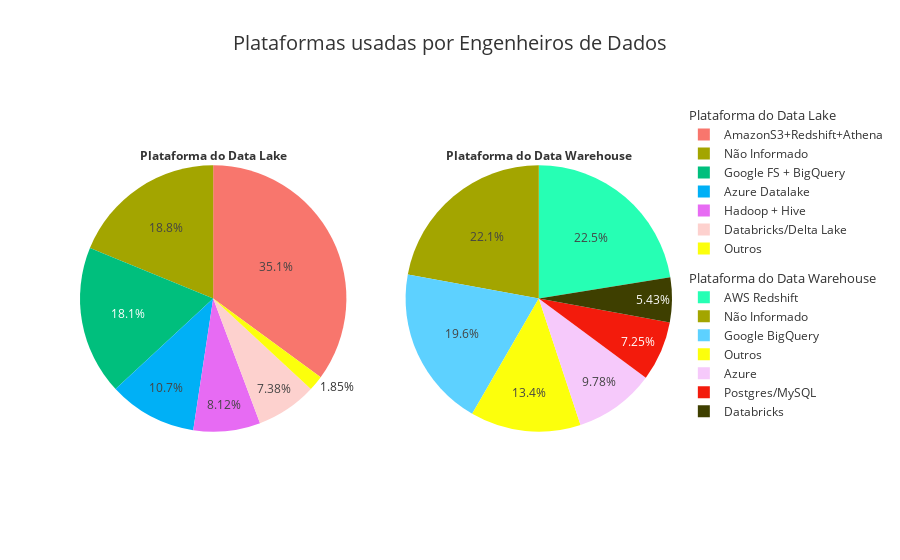

Notebook code for this chart:
### Code cell
# Plote de 2 gráficos de pizza para plataformas usadas por Engenheiros de Dados
titulo_pizza_eng_2 = 'Plataformas usadas por Engenheiros de Dados'
subtitulos_pizza_eng_2 = ['Plataforma do Data Lake', 'Plataforma do Data Warehouse']
plotar_pizzas(dfs = df_perguntas_eng[2:], titulo_principal=titulo_pizza_eng_2, titulos=subtitulos_pizza_eng_2)

### Figure 1 — Plotly figure (JSON) as saved in the notebook; plotly's stock layout.template omitted (floating-point values rounded to 4 significant figures)
{"data": [{"domain": {"x": [0.0, 0.45], "y": [0.0, 1.0]}, "labels": ["AmazonS3+Redshift+Athena", "Não Informado", "Google FS + BigQuery", "Azure Datalake", "Hadoop + Hive", "Databricks/Delta Lake", "Outros"], "legendgroup": "Grupo 0", "legendgrouptitle": {"text": "Plataforma do Data Lake"}, "name": "Plataforma do Data Lake", "showlegend": true, "title": {"position": "top center", "text": "<b>Plataforma do Data Lake</b>"}, "values": [95, 51, 49, 29, 22, 20, 5], "type": "pie"}, {"domain": {"x": [0.55, 1.0], "y": [0.0, 1.0]}, "labels": ["AWS Redshift", "Não Informado", "Google BigQuery", "Outros", "Azure", "Postgres/MySQL", "Databricks"], "legendgroup": "Grupo 1", "legendgrouptitle": {"text": "Plataforma do Data Warehouse"}, "name": "Plataforma do Data Warehouse", "showlegend": true, "title": {"position": "top center", "text": "<b>Plataforma do Data Warehouse</b>"}, "values": [62, 61, 54, 37, 27, 20, 15], "type": "pie"}], "layout": {"title": {"font": {"size": 20}, "text": "Plataformas usadas por Engenheiros de Dados", "x": 0.5}}}
